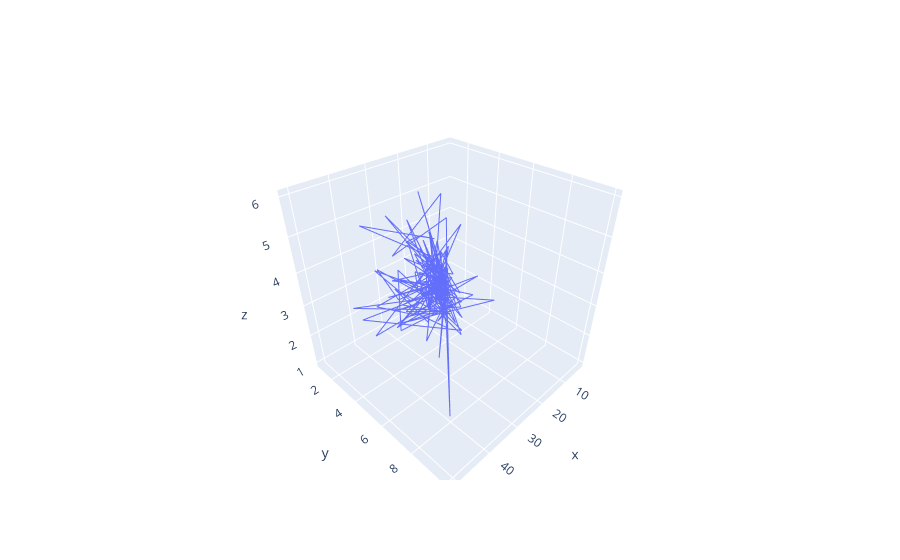

The code cell stored with this chart in its notebook:
### Code cell
import plotly.graph_objects as go
fig = go.Figure()
fig.add_trace(go.Scatter3d(x = tips.total_bill , y = tips.tip , mode='lines' ,z = tips['size']))
fig.show()

### Figure 1 — Plotly figure (JSON) as saved in the notebook; plotly's stock layout.template omitted (floating-point values rounded to 4 significant figures; data arrays with more than 128 entries replaced by an {"elided": "..."} marker saying what was removed)
{"data": [{"mode": "lines", "type": "scatter3d", "x": {"elided": "244 float values"}, "y": {"elided": "244 float values"}, "z": {"elided": "244 int values"}}], "layout": {}}
